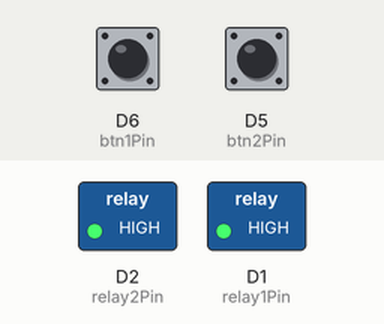
Bench run of a sketch on a simulated ESP8266 (NodeMCU). Shown: switched loads named in the sketch (green lamp = pin HIGH). Inputs (shaded band) come from the test bench; at power-on: D6 (btn1Pin) HIGH, D5 (btn2Pin) HIGH. WiFi joins after 1.5 s; servers stay silent unless stated; EEPROM starts erased; no MQTT or app messages arrive unless stated; not simulated (calls return 0 or success): secrets.h; names the files do not define were given values by the test bench: mqtt_port = 1883; what the sketch prints to the serial monitor is not drawn.

Above: at 2.7 s.
2.8 s: D6 (btn1Pin) pulled LOW for 0.15 s
At 3.1 s:
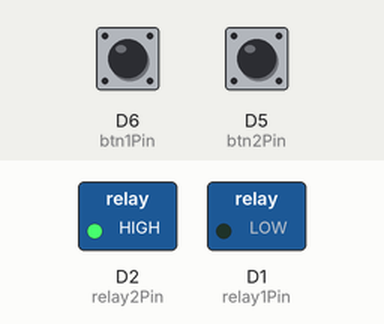
5.9 s: D6 (btn1Pin) pulled LOW for 1 s
At 6.7 s:
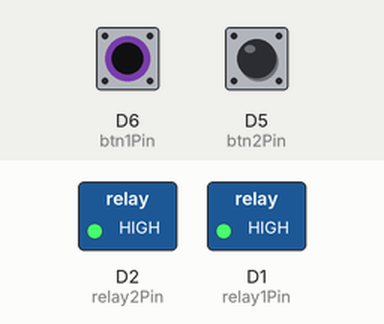
8.4 s: D5 (btn2Pin) pulled LOW for 0.15 s
At 9.6 s:
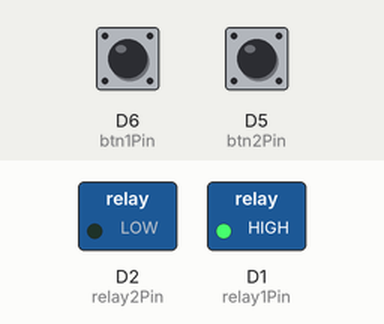
10.0 s: D5 (btn2Pin) pulled LOW for 1 s
At 11.0 s:
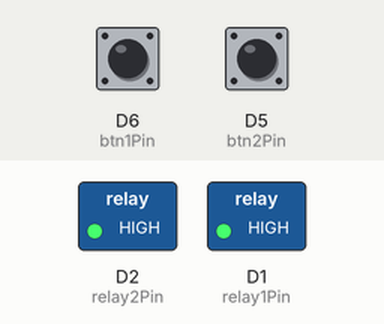
12.5 s: D5 (btn2Pin) pulled LOW for 3.2 s
At 12.9 s:
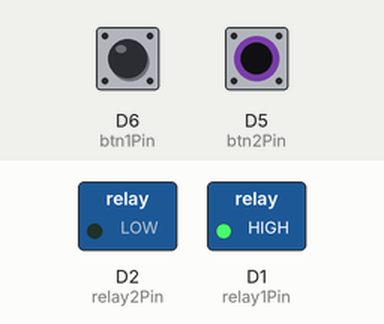
Timing chart, 0 to 15.5 s (numbered marks = the images above; inputs shaded):
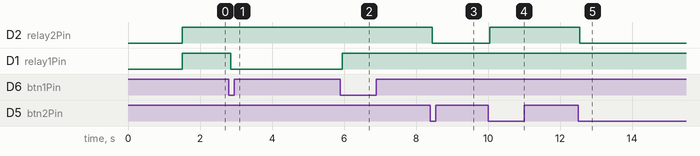

Measured:
- after the input at 2.8 s, D1 (relay1Pin): HIGH → LOW after 0.05 s
- after the input at 5.9 s, D1 (relay1Pin): LOW → HIGH after 0.05 s
- after the input at 8.4 s, D2 (relay2Pin): HIGH → LOW after 0.05 s
- after the input at 10.0 s, D2 (relay2Pin): LOW → HIGH after 0.05 s
- after the input at 12.5 s, D2 (relay2Pin): HIGH → LOW after 0.05 s

The sketch:

btnRebounceMQTT.ino
```cpp
#include <ESP8266WiFi.h>
#include <WiFiClientSecure.h>
#include <PubSubClient.h>
#include "secrets.h"
#include <EEPROM.h>

// Pin definitions
const int relay1Pin = D1;
const int relay2Pin = D2;
const int btn1Pin = D6;
const int btn2Pin = D5;

// Button debounce variables
#define DEBOUNCE_TIME 50 // ms
#define EEPROM_SIZE 2    // 1 byte per relay

// Relay state
bool relay1State = false;
bool relay2State = false;

// Struct to store debounce state for each button
struct ButtonState {
  int lastSteadyState = HIGH;
  int lastFlickerableState = HIGH;
  unsigned long lastDebounceTime = 0;
};
ButtonState btn1State;
ButtonState btn2State;

// WiFi and MQTT clients
WiFiClientSecure espClient;
PubSubClient client(espClient);

// Function prototypes
void handleButtonPress(int btnInputPin, int outputPin, bool& state, ButtonState& btnState, const char* relayNum, const char* topic);
void callback(char* topic, byte* payload, unsigned int length);
void reconnect();
void saveRelayStates();

void setup() {
  pinMode(btn1Pin, INPUT_PULLUP);
  pinMode(btn2Pin, INPUT_PULLUP);
  pinMode(relay1Pin, OUTPUT);
  pinMode(relay2Pin, OUTPUT);

  Serial.begin(115200);

  WiFi.begin(ssid, password);
  Serial.println("\nConnecting to WiFi...");
  while (WiFi.status() != WL_CONNECTED) {
    delay(500);
    Serial.print(".");
  }
  Serial.print("\nConnected! IP: ");
  Serial.println(WiFi.localIP());

  // For HiveMQ Cloud, skip certificate validation (for demo; for production, use proper CA cert)
  espClient.setInsecure();

  client.setServer(mqtt_server, mqtt_port);
  client.setCallback(callback);

  EEPROM.begin(EEPROM_SIZE);
  relay1State = EEPROM.read(0);
  relay2State = EEPROM.read(1);
  digitalWrite(relay1Pin, relay1State ? HIGH : LOW);
  digitalWrite(relay2Pin, relay2State ? HIGH : LOW);
}

void loop() {
  if (!client.connected()) reconnect();
  client.loop();

  handleButtonPress(btn1Pin, relay1Pin, relay1State, btn1State, "1", "home/relay1/state");
  handleButtonPress(btn2Pin, relay2Pin, relay2State, btn2State, "2", "home/relay2/state");
}

// MQTT callback: handle incoming set commands
void callback(char* topic, byte* payload, unsigned int length) {
  String msg;
  for (unsigned int i = 0; i < length; i++) msg += (char)payload[i];
  msg.trim();

  Serial.print("MQTT message received on topic [");
  Serial.print(topic);
  Serial.print("]: ");
  Serial.println(msg);

  if (String(topic) == "home/relay1/set") {
    bool prevState = relay1State;
    if (msg == "ON") relay1State = true;
    else if (msg == "OFF") relay1State = false;
    else if (msg == "TOGGLE") relay1State = !relay1State;
    digitalWrite(relay1Pin, relay1State ? HIGH : LOW);
    saveRelayStates(); // <-- Save to EEPROM
    if (prevState != relay1State) {
      client.publish("home/relay1/state", relay1State ? "ON" : "OFF", true);
      Serial.print("MQTT: relay1 changed from ");
      Serial.print(prevState ? "ON" : "OFF");
      Serial.print(" to ");
      Serial.println(relay1State ? "ON" : "OFF");
    }
    else if (prevState == relay1State) {
      Serial.println("No change");
    }
  }
  if (String(topic) == "home/relay2/set") {
    bool prevState = relay2State;
    if (msg == "ON") relay2State = true;
    else if (msg == "OFF") relay2State = false;
    else if (msg == "TOGGLE") relay2State = !relay2State;
    digitalWrite(relay2Pin, relay2State ? HIGH : LOW);
    saveRelayStates(); // <-- Save to EEPROM
    if (prevState != relay2State) {
      client.publish("home/relay2/state", relay2State ? "ON" : "OFF", true);
      Serial.print("MQTT: relay2 changed from ");
      Serial.print(prevState ? "ON" : "OFF");
      Serial.print(" to ");
      Serial.println(relay2State ? "ON" : "OFF");
    }
    else if (prevState == relay2State) {
      Serial.println("No change");
    }
  }
}

// MQTT reconnect logic
void reconnect() {
  while (!client.connected()) {
    Serial.print("Attempting MQTT connection...");
    if (client.connect("ESP8266Relay", mqtt_user, mqtt_pass)) {
      Serial.println("connected");
      client.subscribe("home/relay1/set");
      client.subscribe("home/relay2/set");
      // Publish initial states
      client.publish("home/relay1/state", relay1State ? "ON" : "OFF", true);
      client.publish("home/relay2/state", relay2State ? "ON" : "OFF", true);
      Serial.println("Subscribed to topics and published initial states.");
    } else {
      Serial.print("failed, rc=");
      Serial.print(client.state());
      Serial.println(" try again in 5 seconds");
      delay(5000);
    }
  }
}

// Modular handleButtonPress function with MQTT state publish
void handleButtonPress(int btnInputPin, int outputPin, bool& state, ButtonState& btnState, const char* relayNum, const char* topic) {
  int buttonState = digitalRead(btnInputPin);

  if (buttonState != btnState.lastFlickerableState) {
    btnState.lastDebounceTime = millis();
    btnState.lastFlickerableState = buttonState;
  }

  if ((millis() - btnState.lastDebounceTime) > DEBOUNCE_TIME) {
    if (btnState.lastSteadyState == HIGH && buttonState == LOW) {
      state = !state;
      digitalWrite(outputPin, state ? HIGH : LOW);
      saveRelayStates(); // <-- Save to EEPROM
      Serial.print("BUTTON: Relay ");
      Serial.print(relayNum);
      Serial.print(" toggled to ");
      Serial.println(state ? "ON" : "OFF");
      client.publish(topic, state ? "ON" : "OFF", true);
    }
    btnState.lastSteadyState = buttonState;
  }
}

void saveRelayStates() {
  EEPROM.write(0, relay1State);
  EEPROM.write(1, relay2State);
  EEPROM.commit();
}
```
